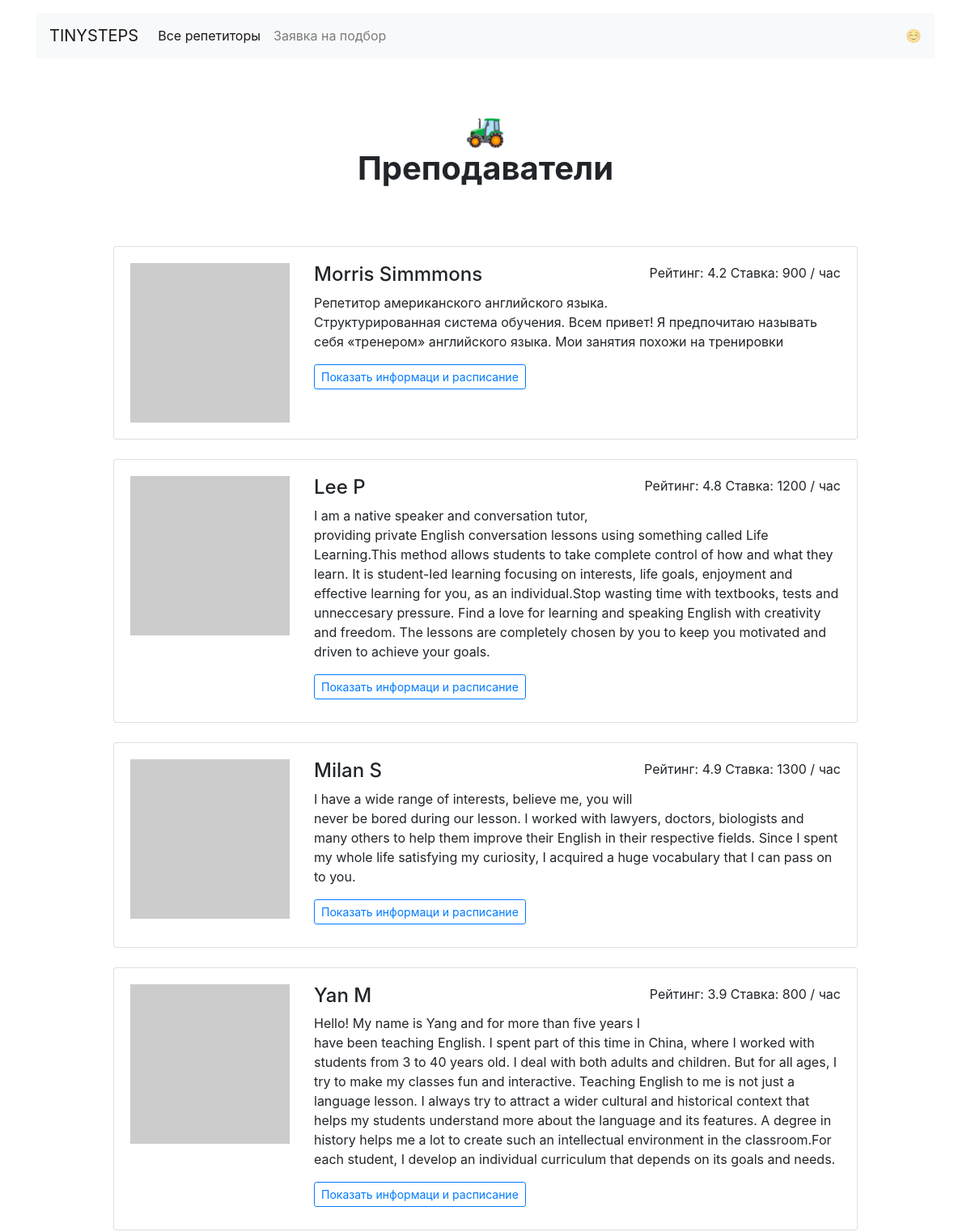
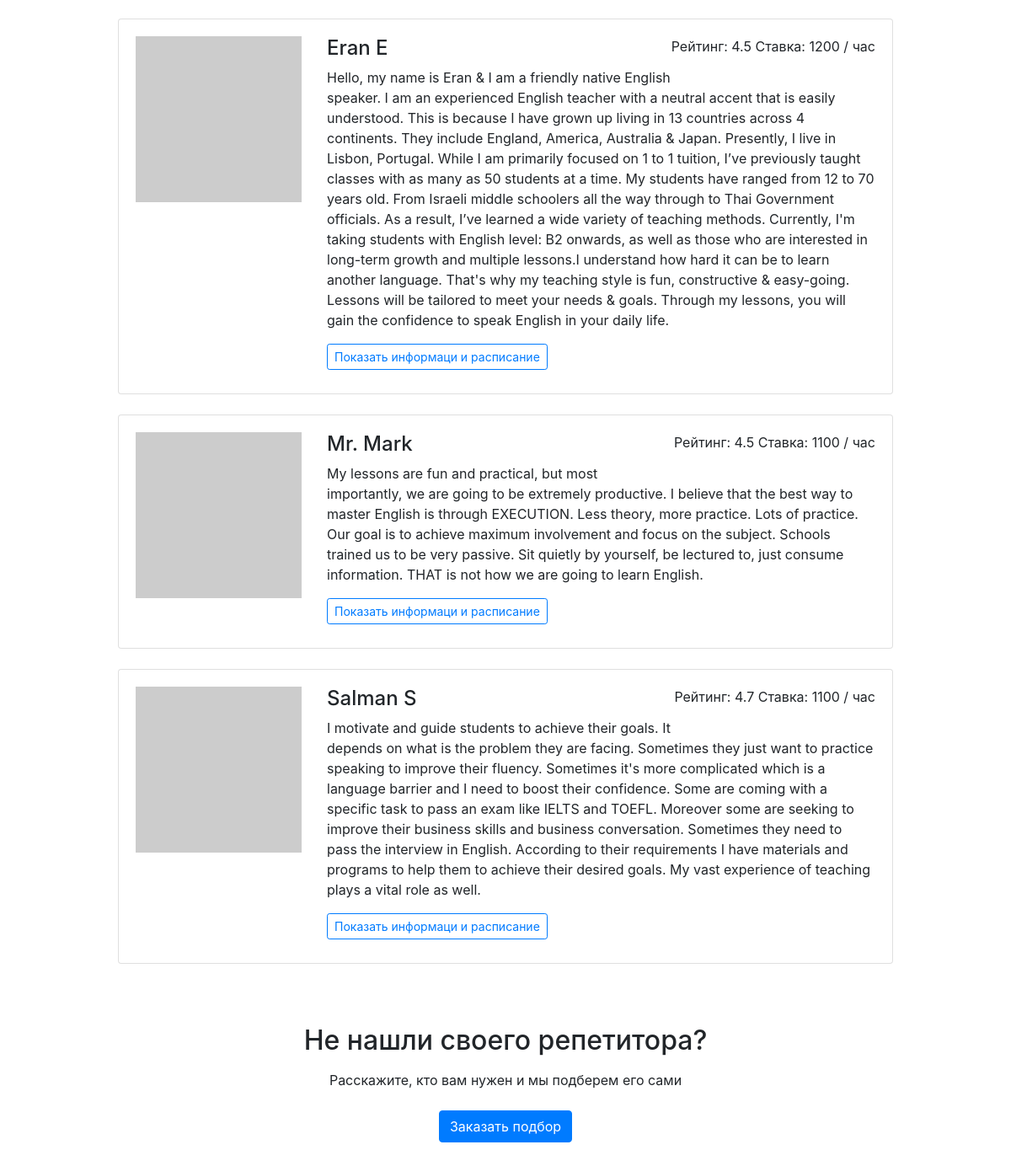
Page /goals/study/ on the committed database (2 pictures, top to bottom).
### app.py (models this page shows)
class Teacher(db.Model):
    __tablename__ = 'teachers'
    id = db.Column(db.Integer, primary_key=True)
    name = db.Column(db.String(50), nullable=False)
    about = db.Column(db.String, nullable=False)
    rating = db.Column(db.Float, nullable=False)
    picture = db.Column(db.String, nullable=False)
    price = db.Column(db.Integer, nullable=False)
    booking = db.relationship('Booking')
    goals = db.relationship('Goal', secondary=teachers_goal)

### app.py (the view)
@app.route('/goals/<goal>/')
def render_goals(goal):
    goals_query = db.session.query(Goal.goal_to_study).all()
    goals_list = []
    for main_goal in goals_query:
        goals_list.append(main_goal[0])
    query_gol_id = db.session.query(Goal.id).filter(Goal.goal_to_study == goal).first()[0]
    teacher_to_study = db.session.query(Teacher).join(TeacherFeatures).join(Goal).filter(
        TeacherFeatures.goal_id == query_gol_id).all()
    return render_template('goal.html', goals=goals_list, teachers=teacher_to_study)

### templates/goal.html
{% extends 'base.html' %}
{% block content %}
    <h1 class="h1 text-center w-50 mx-auto mt-1 py-5 mb-4"><strong>🚜<br/>Преподаватели <br> {{ goals[goal] }}</strong>
    </h1>
    <div class="row">
        <div class="col-12 col-lg-10 offset-lg-1 m-auto">
            {% for teacher in teachers %}
                <div class="card mb-4">
                    <div class="card-body">
                        <div class="row">
                            <div class="col-3"><img src="{{ teacher.picture }}" class="img-fluid" alt=""></div>
                            <div class="col-9">
                                <p class="float-right">Рейтинг: {{ teacher.rating }} Ставка: {{ teacher.price }} / час</p>
                                <h2 class="h4">{{ teacher.name }}</h2>
                                <p>{{ teacher.about }}</p>
                                <a href="{{ url_for('render_profiles',id=teacher.id) }}"
                                   class="btn btn-outline-primary btn-sm mr-3 mb-2">Показать
                                    информаци и
                                    расписание</a>
                            </div>
                        </div>
                    </div>
                </div>
            {% endfor %}
        </div>
    </div>
    <h2 class="text-center mt-5 mb-3">Не нашли своего репетитора?</h2>
    <p class="text-center mb-4">Расскажите, кто вам нужен и мы подберем его сами</p>
    <div class="text-center pb-5">
        <a href="request.html" class="btn btn-primary">Заказать подбор</a>
    </div>
{% endblock %}

### rows in the picture
Teacher: rating "4.2", price "900", name "Morris Simmmons", about "Репетитор американского английского языка. Структурированная система обучения. Всем привет! Я предпочитаю называть себя «тренером» английского языка. Мои занятия похожи на тренировки"
Teacher: rating "4.8", price "1200", name "Lee P", about "I am a native speaker and conversation tutor, providing private English conversation lessons using something called Life Learning.This method allows students to take complete control of how and what they learn. It is student-led learning focusing on interests, life goals, enjoyment and effective learning for you, as an individual.Stop wasting time with textbooks, tests and unneccesary pressure. Find a love for learning and speaking English with creativity and freedom. The lessons are completely chosen by you to keep you motivated and driven to achieve your goals."
Teacher: rating "4.9", price "1300", name "Milan S", about "I have a wide range of interests, believe me, you will never be bored during our lesson. I worked with lawyers, doctors, biologists and many others to help them improve their English in their respective fields. Since I spent my whole life satisfying my curiosity, I acquired a huge vocabulary that I can pass on to you."
Teacher: rating "3.9", price "800", name "Yan M", about "Hello! My name is Yang and for more than five years I have been teaching English. I spent part of this time in China, where I worked with students from 3 to 40 years old. I deal with both adults and children. But for all ages, I try to make my classes fun and interactive. Teaching English to me is not just a language lesson. I always try to attract a wider cultural and historical context that helps my students understand more about the language and its features. A degree in history helps me a lot to create such an intellectual environment in the classroom.For each student, I develop an individual curriculum that depends on its goals and needs."
Teacher: rating "4.5", price "1200", name "Eran E", about "Hello, my name is Eran & I am a friendly native English speaker. I am an experienced English teacher with a neutral accent that is easily understood. This is because I have grown up living in 13 countries across 4 continents. They include England, America, Australia & Japan. Presently, I live in Lisbon, Portugal. While I am primarily focused on 1 to 1 tuition, I’ve previously taught classes with as many as 50 students at a time. My students have ranged from 12 to 70 years old. From Israeli middle schoolers all the way through to Thai Government officials. As a result, I’ve learned a wide variety of teaching methods. Currently, I'm taking students with English level: B2 onwards, as well as…"
Teacher: rating "4.5", price "1100", name "Mr. Mark", about "My lessons are fun and practical, but most importantly, we are going to be extremely productive. I believe that the best way to master English is through EXECUTION. Less theory, more practice. Lots of practice. Our goal is to achieve maximum involvement and focus on the subject. Schools trained us to be very passive. Sit quietly by yourself, be lectured to, just consume information. THAT is not how we are going to learn English."
Teacher: rating "4.7", price "1100", name "Salman S", about "I motivate and guide students to achieve their goals. It depends on what is the problem they are facing. Sometimes they just want to practice speaking to improve their fluency. Sometimes it's more complicated which is a language barrier and I need to boost their confidence. Some are coming with a specific task to pass an exam like IELTS and TOEFL. Moreover some are seeking to improve their business skills and business conversation. Sometimes they need to pass the interview in English. According to their requirements I have materials and programs to help them to achieve their desired goals. My vast experience of teaching plays a vital role as well."
